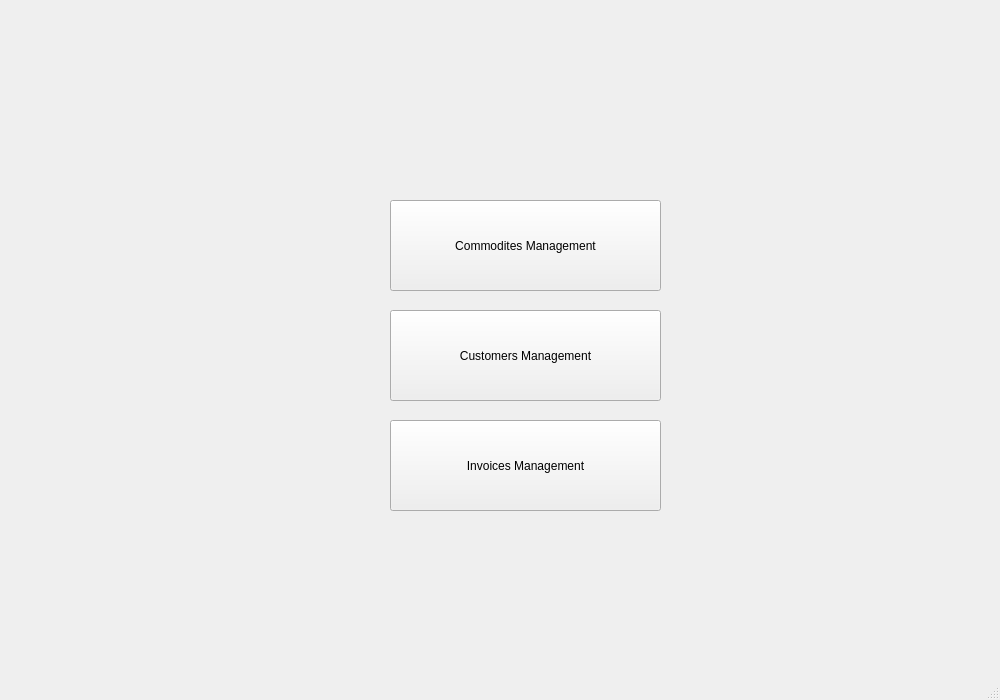
<?xml version="1.0" encoding="UTF-8"?>
<ui version="4.0">
 <class>MiniSupermarKetmanagement</class>
 <widget class="QMainWindow" name="MiniSupermarKetmanagement">
  <property name="geometry">
   <rect>
    <x>0</x>
    <y>0</y>
    <width>1000</width>
    <height>700</height>
   </rect>
  </property>
  <property name="windowTitle">
   <string>MiniSupermarKetmanagement</string>
  </property>
  <widget class="QWidget" name="centralwidget">
   <widget class="QPushButton" name="pushButton">
    <property name="geometry">
     <rect>
      <x>390</x>
      <y>200</y>
      <width>271</width>
      <height>91</height>
     </rect>
    </property>
    <property name="text">
     <string>Commodites Management</string>
    </property>
   </widget>
   <widget class="QPushButton" name="pushButton_2">
    <property name="geometry">
     <rect>
      <x>390</x>
      <y>310</y>
      <width>271</width>
      <height>91</height>
     </rect>
    </property>
    <property name="text">
     <string>Customers Management</string>
    </property>
   </widget>
   <widget class="QPushButton" name="pushButton_3">
    <property name="geometry">
     <rect>
      <x>390</x>
      <y>420</y>
      <width>271</width>
      <height>91</height>
     </rect>
    </property>
    <property name="text">
     <string>Invoices Management</string>
    </property>
   </widget>
  </widget>
  <widget class="QStatusBar" name="statusbar"/>
 </widget>
 <resources/>
 <connections/>
</ui>
